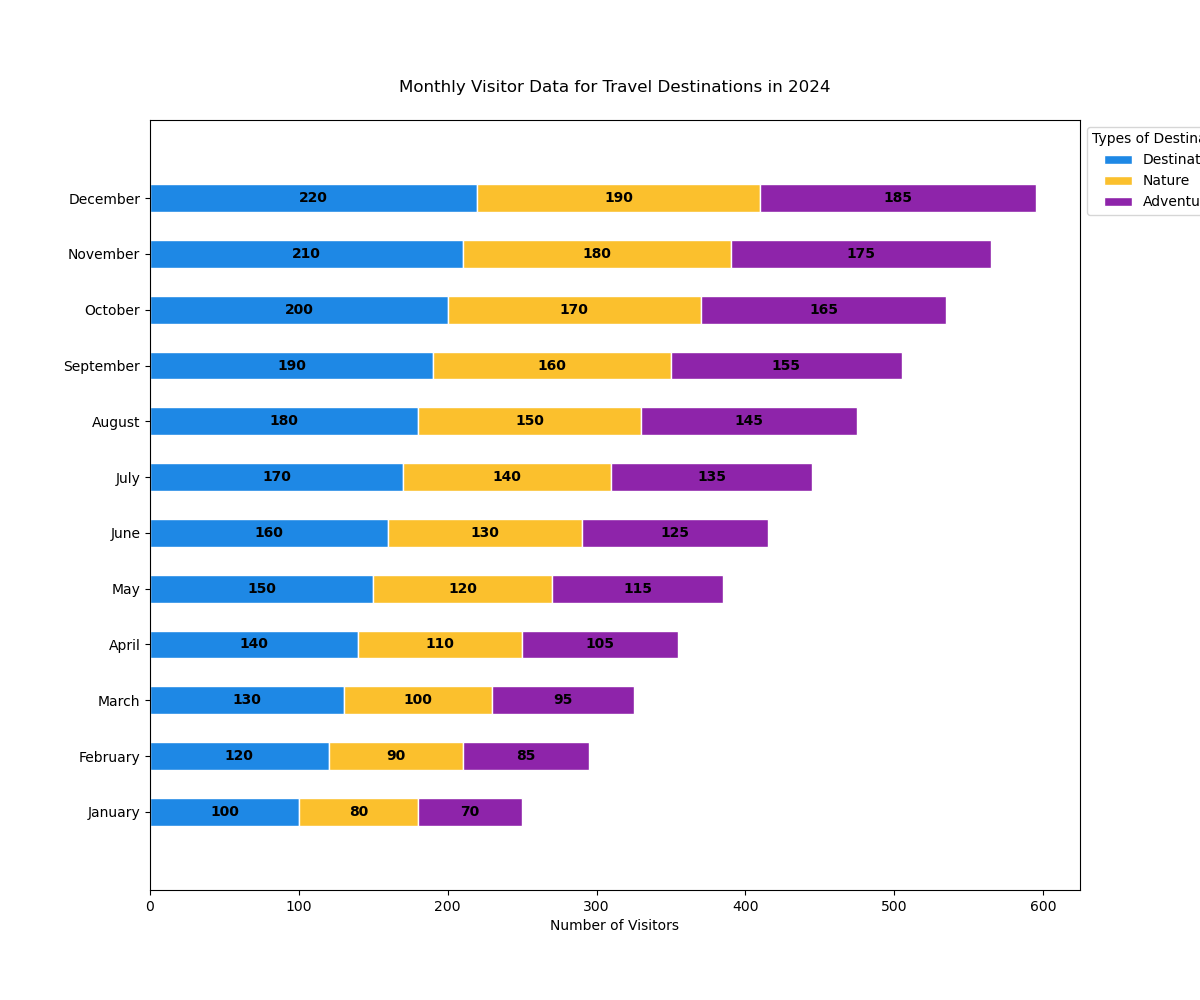

Write Python code to recreate this figure.

import matplotlib.pyplot as plt

months = ['January', 'February', 'March', 'April', 'May', 'June', 'July', 'August', 'September', 'October', 'November', 'December']
destinations_sales = [100, 120, 130, 140, 150, 160, 170, 180, 190, 200, 210, 220]
nature_sales = [80, 90, 100, 110, 120, 130, 140, 150, 160, 170, 180, 190]
adventure_sales = [70, 85, 95, 105, 115, 125, 135, 145, 155, 165, 175, 185]

fig, ax = plt.subplots(figsize=(12, 10))

bars_destinations = plt.barh(months, destinations_sales, color='#1E88E5', edgecolor='white', height=0.5, label='Destinations')
bars_nature = plt.barh(months, nature_sales, left=destinations_sales, color='#FBC02D', edgecolor='white', height=0.5, label='Nature')
bars_adventure = plt.barh(months, adventure_sales, left=[i+j for i,j in zip(destinations_sales, nature_sales)], color='#8E24AA', edgecolor='white', height=0.5, label='Adventure')

ax.set_xlabel('Number of Visitors')
ax.set_title('Monthly Visitor Data for Travel Destinations in 2024', pad=20)
ax.set_yticks(range(len(months)), labels=months)
ax.legend(loc='upper left', bbox_to_anchor=(1, 1), title='Types of Destinations')

for bars in [bars_destinations, bars_nature, bars_adventure]:
    for bar in bars:
        width = bar.get_width()
        plt.text(bar.get_x() + width/2, bar.get_y() + bar.get_height()/2, f'{width}', ha='center', va='center', color='black', fontweight='bold')

plt.margins(y=0.1)

plt.show()
